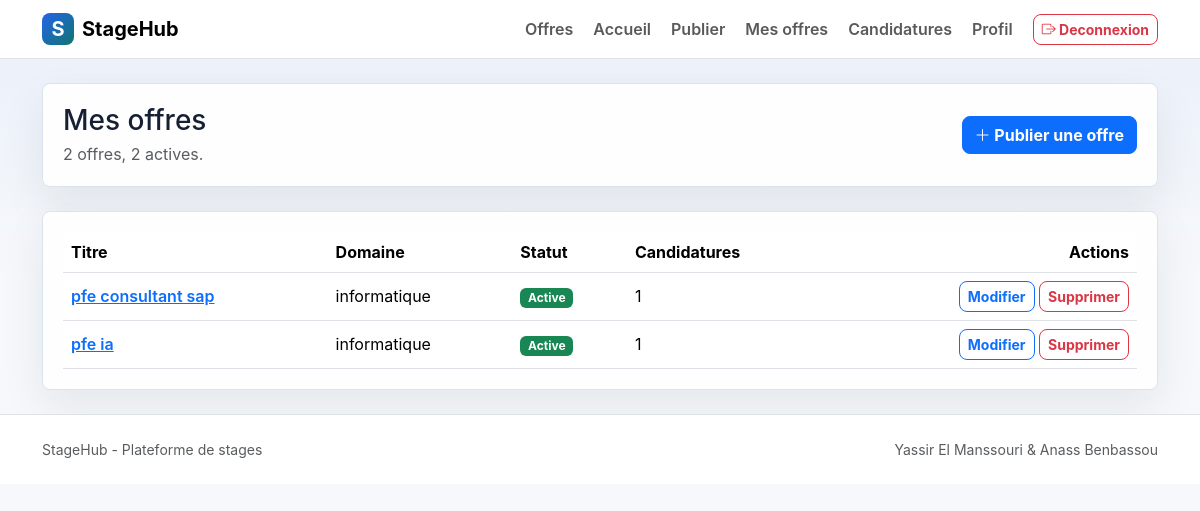
The page /entreprise/mes-offres/ (signed in) on the database its author committed.
### core/models.py (models this page shows, shortened)
class TimeStampedModel(models.Model):
    created_at = models.DateTimeField(auto_now_add=True)
    updated_at = models.DateTimeField(auto_now=True)
    class Meta:
        abstract = True

class StageOffer(TimeStampedModel):
    class Status(models.TextChoices):
        ACTIVE = "active", "Active"
        INACTIVE = "inactive", "Inactive"
    class Source(models.TextChoices):
        LOCAL = "local", "Local"
        LINKEDIN = "linkedin", "LinkedIn"
    company_profile = models.ForeignKey(
        CompanyProfile,
        on_delete=models.CASCADE,
        related_name="stage_offers",
    )
    title = models.CharField(max_length=255)
    description = models.TextField()
    domain = models.CharField(max_length=255)
    location = models.CharField(max_length=255)
    duration = models.CharField(max_length=255, blank=True)
    closing_date = models.DateField(blank=True, null=True)
    status = models.CharField(max_length=20, choices=Status.choices, default=Status.ACTIVE)
    source = models.CharField(
        max_length=20, choices=Source.choices, default=Source.LOCAL
    )
    linkedin_url = models.URLField(blank=True, help_text="URL de l'offre sur LinkedIn")
    required_tags = models.ManyToManyField(
        SkillTag,
        blank=True,
        related_name="offers",
        verbose_name="Compétences requises (tags)",
    )
    class Meta:
        ordering = ["-created_at"]
    def get_absolute_url(self):
        return reverse("offres_show", args=[self.pk])

### core/views.py (the view)
# urls.py: path("entreprise/mes-offres/", views.offres_company, name="offres_company"),
@role_required(User.Role.COMPANY)
def offres_company(request):
    offers = (
        request.user.company_profile.stage_offers.annotate(applications_count=Count("applications"))
        .order_by("-created_at")
    )
    return render(
        request,
        "offres/company_index.html",
        {
            "offers": offers,
            "stats": {
                "total": offers.count(),
                "active": offers.filter(status=StageOffer.Status.ACTIVE).count(),
            },
        },
    )

### core/views.py (called while the page is built)
def role_required(role):
    def decorator(view_func):
        @wraps(view_func)
        @login_required
        def wrapper(request, *args, **kwargs):
            if request.user.role != role:
                messages.error(request, "Acces non autorise pour ce role.")
                return redirect("home")
            return view_func(request, *args, **kwargs)
        return wrapper
    return decorator

### templates/offres/company_index.html (shortened to what this page needs)
{% extends "base.html" %}
{% block content %}
<div class="section-panel mb-4">
    <div class="d-flex flex-column flex-md-row justify-content-between gap-3 align-items-md-center">
        <div>
            <h1 class="h3 mb-1">Mes offres</h1>
            <p class="text-muted mb-0">{{ stats.total }} offres, {{ stats.active }} actives.</p>
        </div>
        <a class="btn btn-primary" href="{% url 'offres_create' %}">
            <i class="bi bi-plus-lg"></i> Publier une offre
        </a>
    </div>
</div>
<div class="section-panel">
    <div class="table-responsive">
        <table class="table table-hover align-middle mb-0">
            <thead>
                <tr>
                    <th>Titre</th>
                    <th>Domaine</th>
                    <th>Statut</th>
                    <th>Candidatures</th>
                    <th class="text-end">Actions</th>
                </tr>
            </thead>
            <tbody>
                {% for offer in offers %}
                    <tr>
                        <td><a href="{{ offer.get_absolute_url }}" class="fw-semibold">{{ offer.title }}</a></td>
                        <td>{{ offer.domain }}</td>
                        <td><span class="badge text-bg-{% if offer.status == 'active' %}success{% else %}secondary{% endif %}">{{ offer.get_status_display }}</span></td>
                        <td>{{ offer.applications_count }}</td>
                        <td class="text-end">
                            <a class="btn btn-sm btn-outline-primary" href="{% url 'offres_edit' offer.pk %}">Modifier</a>
                            <form method="post" action="{% url 'offres_destroy' offer.pk %}" class="d-inline">
                                <button class="btn btn-sm btn-outline-danger" type="submit" onclick="return confirm('Confirmer la suppression ?')">Supprimer</button>
                            </form>
                        </td>
                    </tr>
                {% empty %}
                    <tr><td colspan="5" class="text-center text-muted py-4">Aucune offre creee.</td></tr>
                {% endfor %}
            </tbody>
        </table>
    </div>
</div>
{% endblock %}

### static/css/app.css (style rules this page uses)
:root { --stagehub-ink: #172033; --stagehub-muted: #657187; --stagehub-primary: #2563eb; --stagehub-accent: #0f766e; --stagehub-warm: #b45309; --stagehub-bg: #f6f8fb; --stagehub-border: #dbe3ef; }
html, body { min-height: 100%; }
body { color: var(--stagehub-ink); background: linear-gradient(180deg, rgba(37, 99, 235, 0.06), transparent 280px), var(--stagehub-bg); font-family: Inter, system-ui, -apple-system, BlinkMacSystemFont, "Segoe UI", sans-serif; display: flex; flex-direction: column; }
.hero-panel, .section-panel { border: 1px solid var(--stagehub-border); border-radius: 8px; background: rgba(255, 255, 255, 0.92); box-shadow: 0 18px 45px rgba(23, 32, 51, 0.08); }
.section-panel { padding: 1.25rem; }
.table > :not(caption) > * > * { vertical-align: middle; }
.btn { border-radius: 8px; font-weight: 700; }

### rows shown on the page
StageOffer: title "pfe consultant sap", domain "informatique", status "Active", applications_count "1"
StageOffer: title "pfe ia", domain "informatique", status "Active", applications_count "1"

### other values the page prints
{{ stats.total }} "2"
{{ stats.active }} "2"
